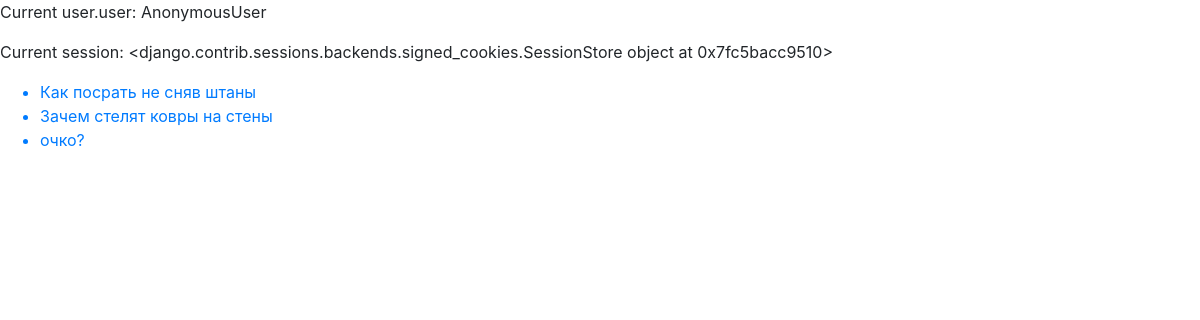
The page /popular/ on the database as committed earlier.
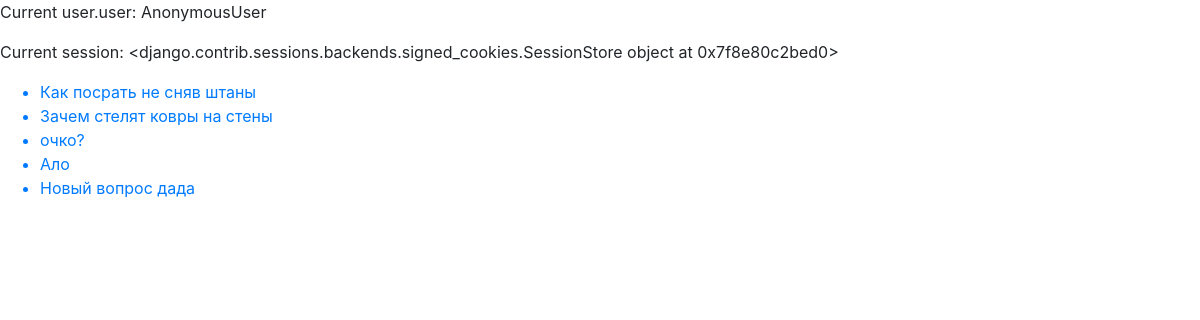
The same page on the database as committed later.
### qa/models.py (models this page shows)
class Question(models.Model):
    title = models.CharField(max_length=255)
    text = models.TextField()
    added_at = models.DateTimeField(null=True)
    rating = models.IntegerField(null=True)
    author = models.ForeignKey(User, null=True, on_delete=models.SET_NULL)
    likes = models.IntegerField(null=True)
    objects = QuestionManager()
    def __str__(self):
        return self.title
    def get_url(self):
        return reverse('question_detail', kwargs={'pk': self.pk})
    class Meta:
        ordering = ['-rating']

### qa/views.py (the view)
# urls.py: re_path('popular/', qav.populars, name='populars'),
@require_GET
def populars(request):
    try:
        limit = int(request.GET.get('limit', 10))
    except ValueError:
        limit = 10
    if limit > 10:
        limit = 10
    try:
        page = int(request.GET.get('page', 1))
    except ValueError:
        page = 1
    paginator = Paginator(Question.objects.popular(), limit)
    try:
        page = paginator.page(page)
    except EmptyPage:
        page = paginator.page(paginator.num_pages)
    return render(request, 'populars.html', {
        'paginator': paginator,
        'page': page,
        'questions': page.object_list,
        'current_user_user': request.user,
        'current_user_session': request.session
    })

### qa/models.py (called while the page is built)
    def popular(self):
        return self.all().order_by('-rating')[:10]

### qa/templates/populars.html (shortened to what this page needs)
<!DOCTYPE html>
<html lang="en">
<head>
  <link rel="stylesheet" href="https://maxcdn.bootstrapcdn.com/bootstrap/4.0.0/css/bootstrap.min.css">
</head>
<body>
    <p>Current user.user: {{ current_user_user }}</p>
    <p>Current session: {{ current_user_session }}</p>
  <ul>
    {% for question in questions %}
        <a href="{{ question.get_url }}"><li>{{ question }}</li></a>
    {% endfor %}
  </ul>
</body>
</html>

Rows that differ between the two databases and show on the page:
added Question: title "Ало"
added Question: title "Новый вопрос дада"
Other text that changed with them:
{{ current_user_session }}: "<django.contrib.sessions.backends.signed_cookies.SessionStore object at 0x7fc5bacc9510>" → "<django.contrib.sessions.backends.signed_cookies.SessionStore object at 0x7f8e80c2bed0>"
